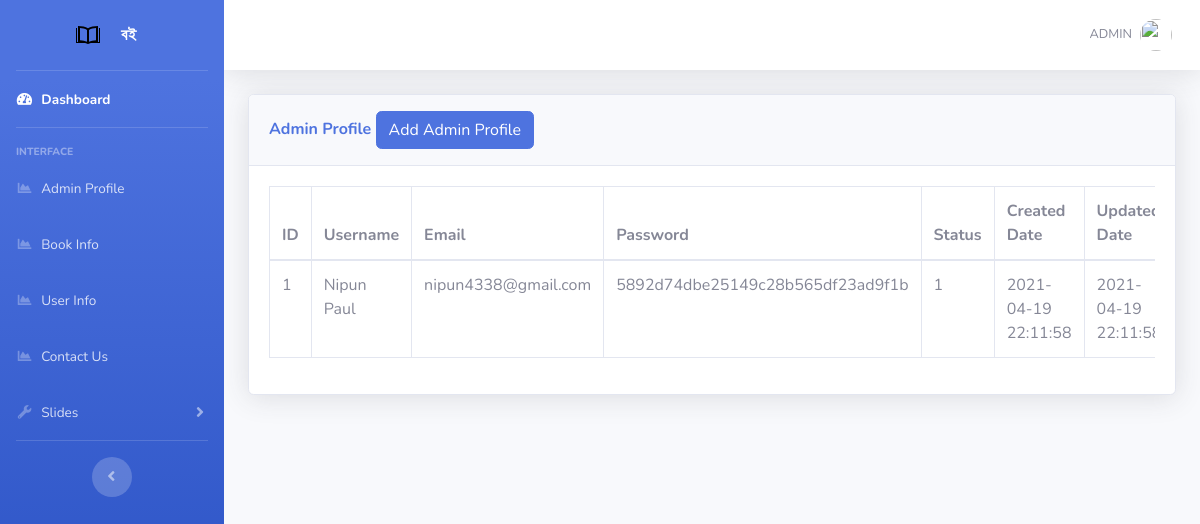
Page /admin/register.php (signed in) on the committed database.
### tables this page shows
CREATE TABLE `adminpanel` (
  `admin_id` int(11) NOT NULL,
  `username` text NOT NULL,
  `email` text NOT NULL,
  `password` text NOT NULL,
  `status` int(11) NOT NULL,
  `created_date` datetime NOT NULL,
  `updated_date` datetime NOT NULL
);

### admin/register.php (the view, shortened to what this page needs)
<?php
include('includes/header.php');
include('includes/navbar.php');
?>
<div class="container-fluid">
<div class="card shadow mb-4">
  <div class="card-header py-3">
    <h6 class="m-0 font-weight-bold text-primary">Admin Profile
            <button type="button" class="btn btn-primary" data-toggle="modal" data-target="#addadminprofile">
              Add Admin Profile
            </button>
    </h6>
  </div>
  <div class="card-body">
    <div class="table-responsive">
      <?php
      $connection = mysqli_connect("localhost","root","","carhub");
      $query = "SELECT * FROM adminpanel";
      $query_run = mysqli_query($connection, $query);
  ?>
      <table class="table table-bordered" id="dataTable" width="100%" cellspacing="0">
        <thead>
          <tr>
            <th> ID </th>
            <th> Username </th>
            <th>Email </th>
            <th>Password</th>
            <th>Status</th>
              <th>Created Date</th>
                <th>Updated Date</th>
          </tr>
        </thead>
        <tbody>
          <?php
                        if(mysqli_num_rows($query_run) > 0)
                        {
                            while($row = mysqli_fetch_assoc($query_run))
                            {
                        ?>
                            <tr>
                                <td><?php  echo $row['admin_id']; ?></td>
                                <td><?php  echo $row['username']; ?></td>
                                <td><?php  echo $row['email']; ?></td>
                                <td><?php  echo $row['password']; ?></td>
                                <td><?php  echo $row['status']; ?></td>
                                <td><?php  echo $row['created_date']; ?></td>
                                <td><?php  echo $row['updated_date']; ?></td>
                            </tr>
                        <?php
                            }
                        }
                        else {
                            echo "No Record Found";
                        }
                        ?>
        </tbody>
      </table>
    </div>
  </div>
</div>
</div>
<?php
include('includes/footer.php');
?>

### rows in the picture
adminpanel: admin_id "1", username "Nipun Paul", email "nipun4338@gmail.com", password "5892d74dbe25149c28b565df23ad9f1b", status "1", created_date "2021-04-19 22:11:58", updated_date "2021-04-19…"
